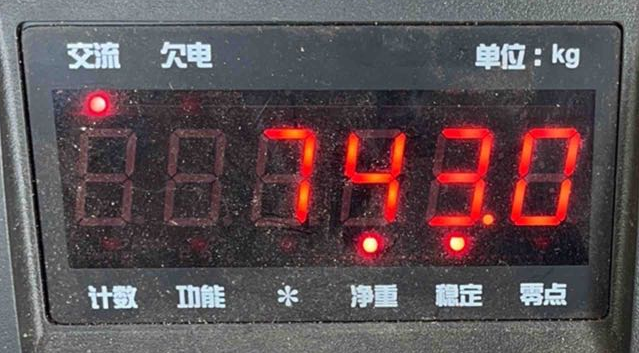
#> input picture ocr/1-1.png, 639 x 353 px
$ python demo10.py
#> lines starting #> are read from the running program, lines starting #| are printed output that depends on the picture; after the words box and inside, x2 and y2 are one past the last pixel; in counts of white or black regions, pixels touching at a corner belong together
import cv2
import numpy as np

# 加载图像
img = cv2.imread('ocr/1-1.png')
#> img is the input picture: shape (353, 639, 3); mean B, G, R 82.2, 78.8, 92.6

# 将图像转换为HSV空间
hsv = cv2.cvtColor(img, cv2.COLOR_BGR2HSV)
#> hsv: shape (353, 639, 3); mean H, S, V 104.6, 50.4, 97.5

# 定义你想要模糊的颜色在HSV空间的范围（这里是绿色）
lower_red = np.array([0, 50, 50])
upper_red = np.array([10, 255, 255])

# 在这个颜色范围内应用模糊
mask = cv2.inRange(hsv, lower_red, upper_red)
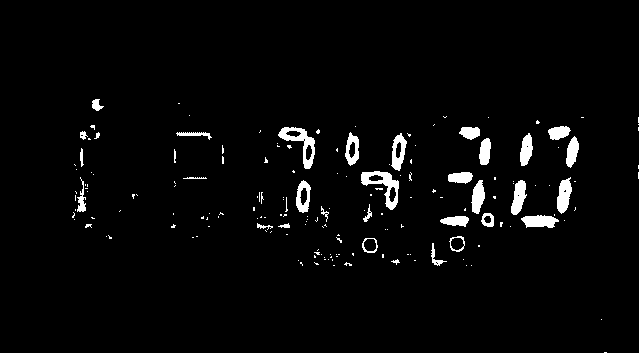
#> mask: shape (353, 639); 3% white; 176 white regions (143 under 20 px), largest, box (x1, y1, x2, y2) and area: (361, 171, 399, 210) 555, (278, 127, 315, 169) 527, (557, 177, 572, 214) 366
blurred = cv2.GaussianBlur(img, (15, 15), 0)  # 使用高斯模糊进行模糊处理
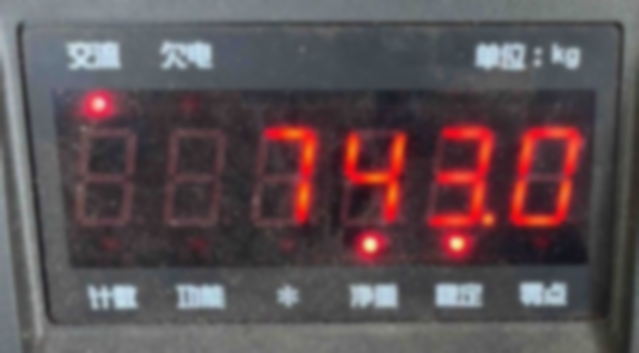
#> blurred: shape (353, 639, 3); mean B, G, R 82.2, 78.8, 92.5
blurred_mask = cv2.bitwise_and(blurred, blurred, mask=mask)
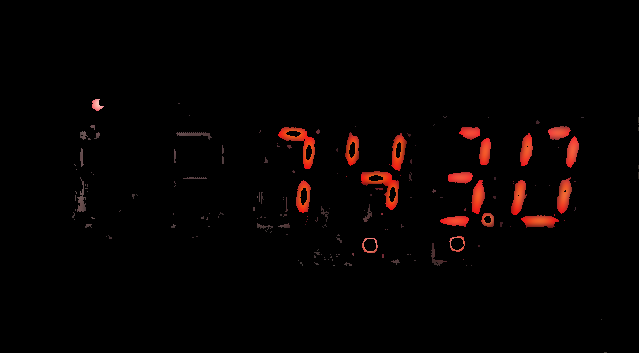
#> blurred_mask: shape (353, 639, 3); mean B, G, R 1.3, 1.8, 5.7

# 显示原始图像、模糊的图像和模糊特定颜色的图像
cv2.imshow('Original Image', img)
cv2.imshow('Blurred Image', blurred)
cv2.imshow('Blurred Green', blurred_mask)
cv2.waitKey(0)
cv2.destroyAllWindows()

$ run again, with ocr/1-10.png copied over ocr/1-1.png
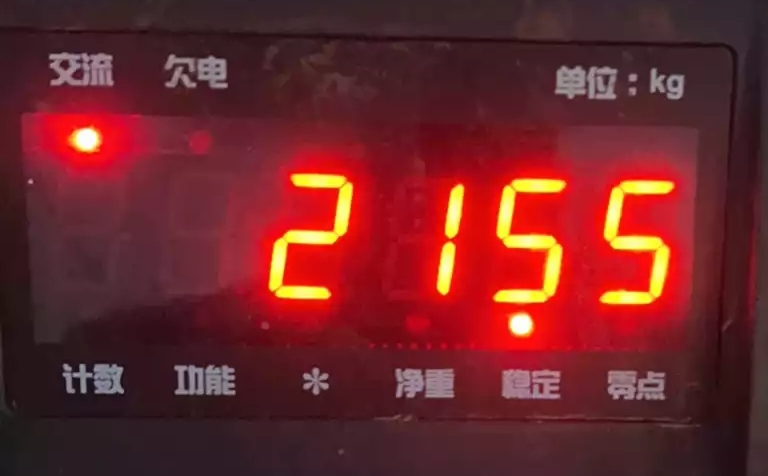
#> input picture ocr/1-10.png, 768 x 476 px
#> img is the input picture: shape (476, 768, 3); mean B, G, R 40.8, 38.2, 110.5
#> hsv: shape (476, 768, 3); mean H, S, V 153.4, 158.1, 110.5
#> `mask = cv2.inRange(hsv, lower_red, upper_red)`:
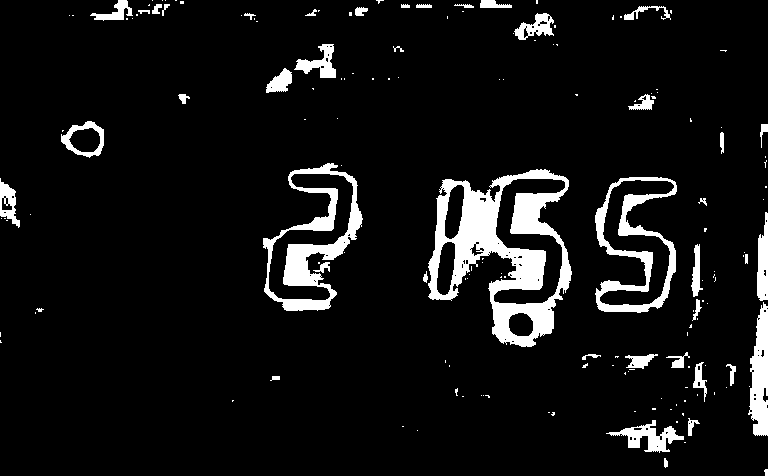
#> mask: shape (476, 768); 7.6% white; 163 white regions (120 under 20 px), largest, box (x1, y1, x2, y2) and area: (428, 169, 572, 347) 10436, (263, 163, 363, 311) 4360, (595, 177, 677, 313) 3301
#> `blurred_mask = cv2.bitwise_and(blurred, blurred, mask=mask)`:
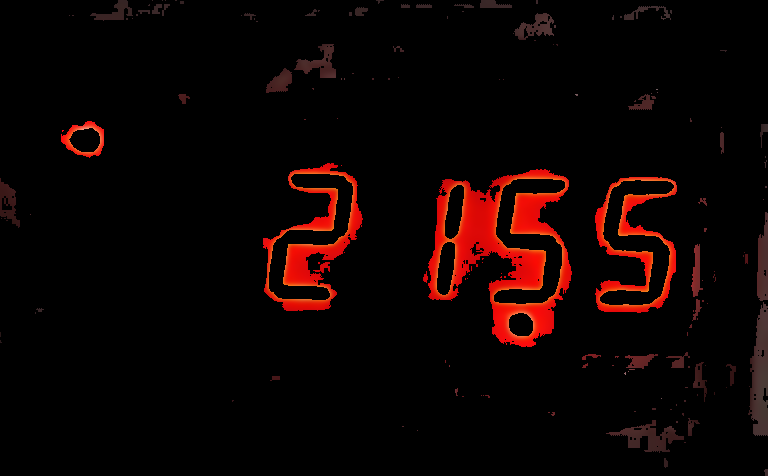
#> blurred_mask: shape (476, 768, 3); mean B, G, R 1.7, 2.8, 13.9

$ run again, with ocr/1-11.png copied over ocr/1-1.png
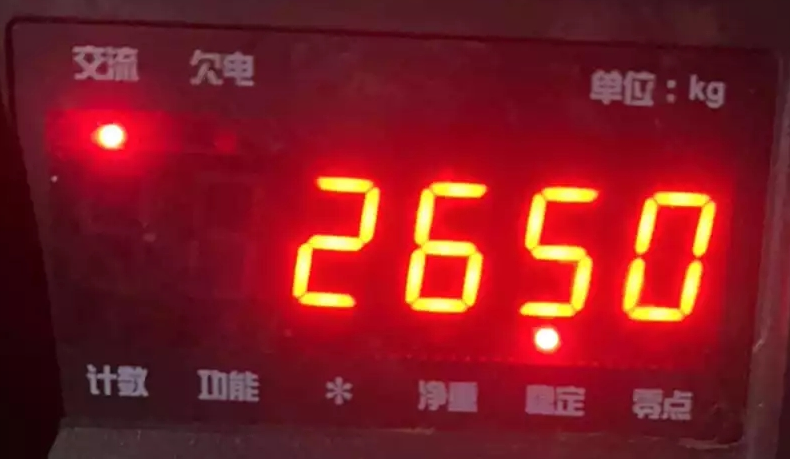
#> input picture ocr/1-11.png, 790 x 459 px
#> img is the input picture: shape (459, 790, 3); mean B, G, R 34.9, 27.9, 128.6
#> hsv: shape (459, 790, 3); mean H, S, V 163.4, 207.1, 128.6
#> `mask = cv2.inRange(hsv, lower_red, upper_red)`:
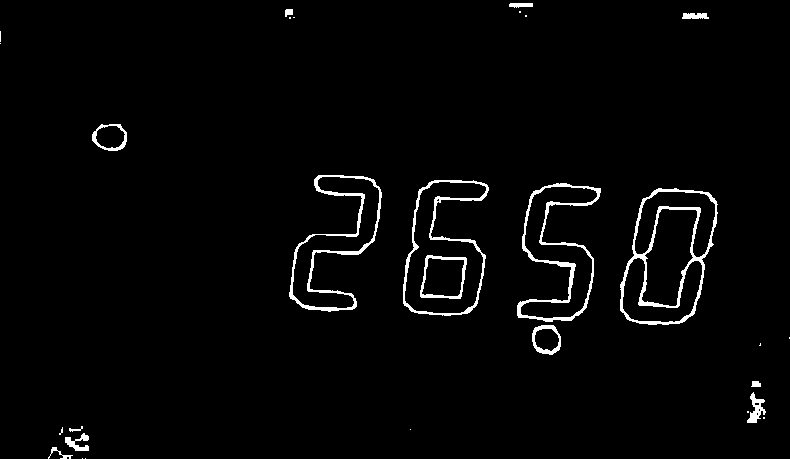
#> mask: shape (459, 790); 2.4% white; 29 white regions (14 under 20 px), largest, box (x1, y1, x2, y2) and area: (620, 188, 718, 325) 2064, (517, 183, 601, 322) 1644, (289, 175, 382, 312) 1580
#> `blurred_mask = cv2.bitwise_and(blurred, blurred, mask=mask)`:
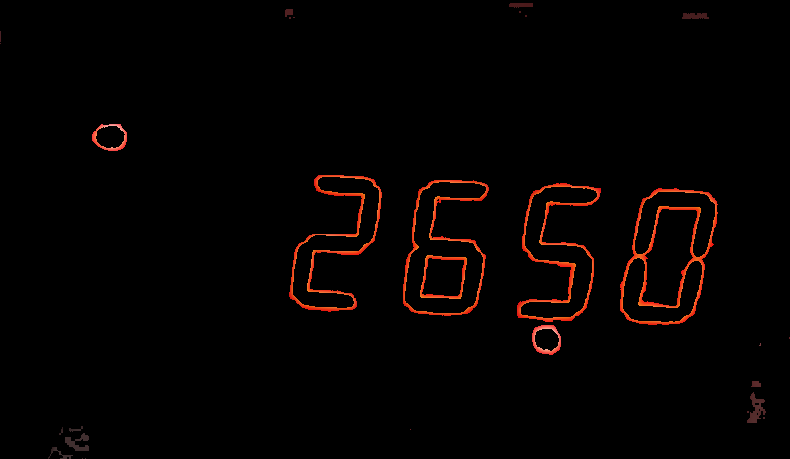
#> blurred_mask: shape (459, 790, 3); mean B, G, R 0.8, 1.7, 5.2

$ run again, with ocr/1-12.png copied over ocr/1-1.png
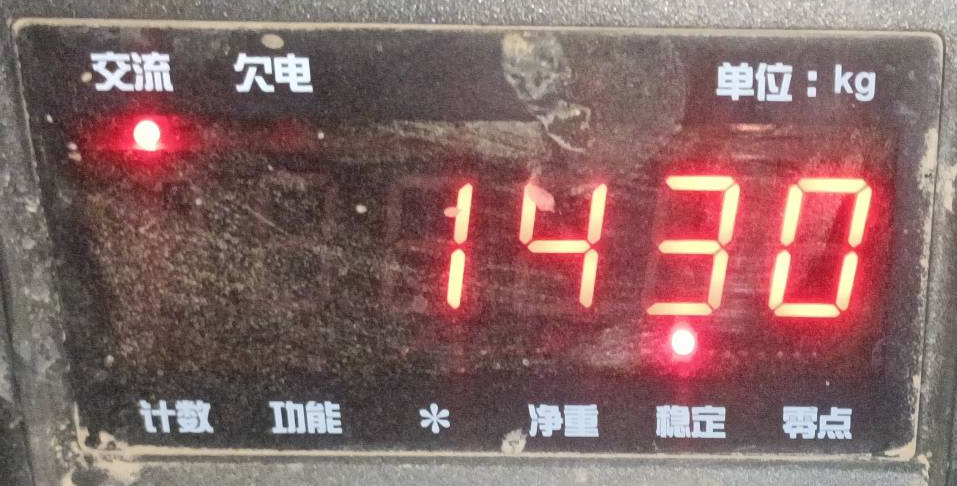
#> input picture ocr/1-12.png, 957 x 486 px
#> img is the input picture: shape (486, 957, 3); mean B, G, R 101, 102.2, 133.6
#> hsv: shape (486, 957, 3); mean H, S, V 76.8, 65, 134.5
#> `mask = cv2.inRange(hsv, lower_red, upper_red)`:
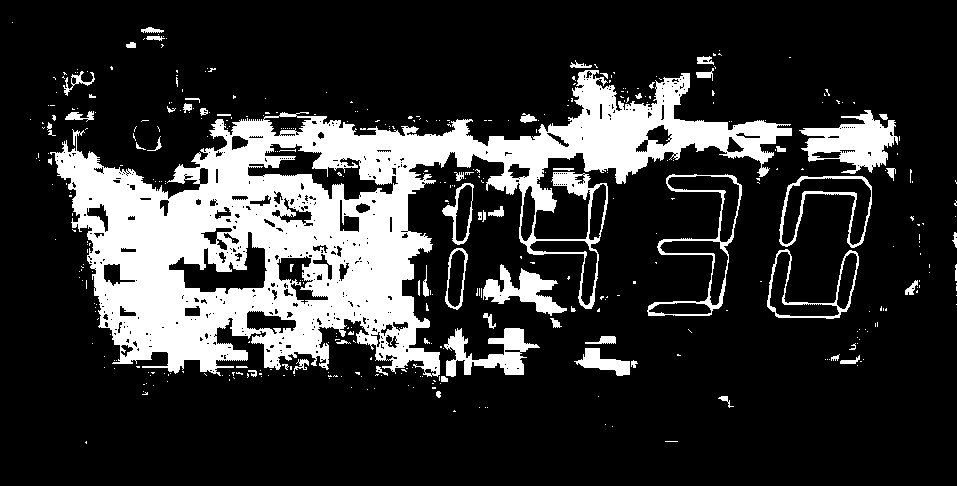
#> mask: shape (486, 957); 19.9% white; 421 white regions (358 under 20 px), largest, box (x1, y1, x2, y2) and area: (50, 70, 792, 377) 76445, (799, 110, 898, 174) 3207, (444, 328, 540, 377) 2042
#> `blurred_mask = cv2.bitwise_and(blurred, blurred, mask=mask)`:
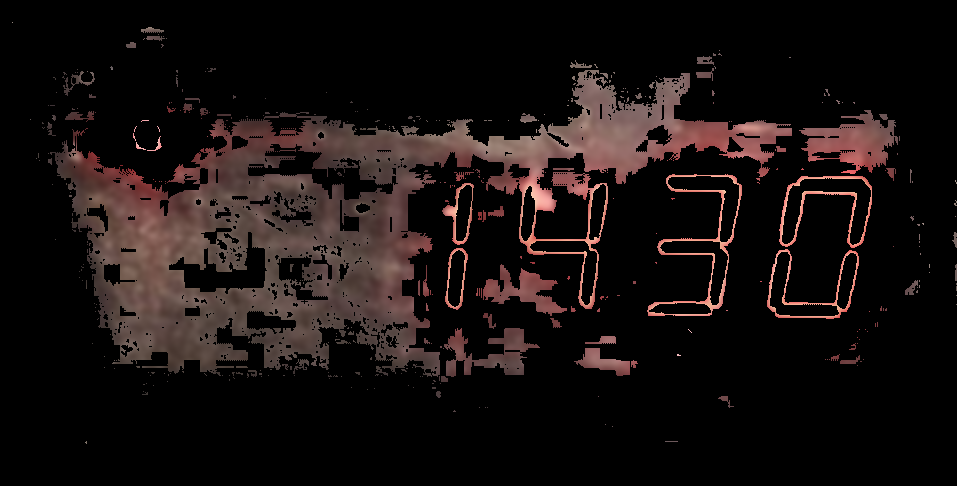
#> blurred_mask: shape (486, 957, 3); mean B, G, R 15.6, 16.5, 23.4
